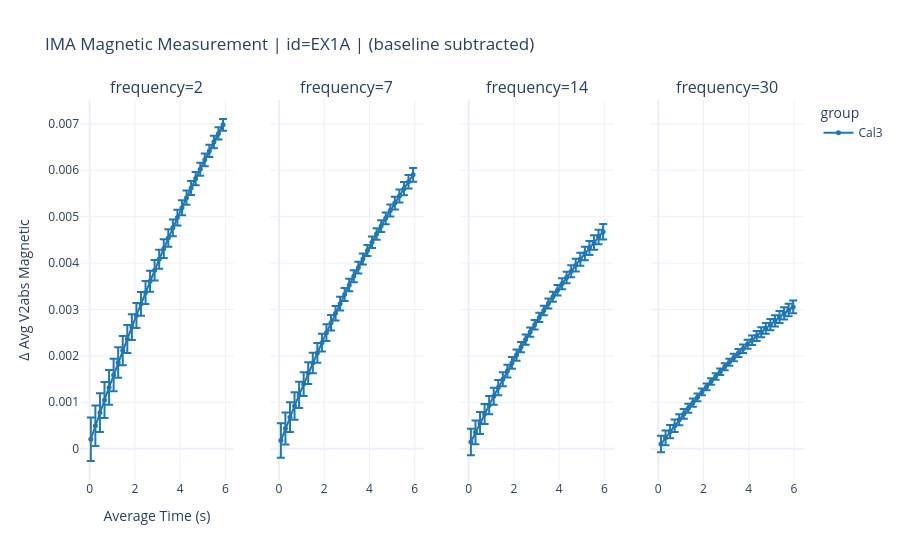

Notebook source saved alongside this figure:
### Code cell
# Cell 7 – Facet by Frequency
# One subplot per frequency, single ID
fig = plot_magnetic_vs_time(
    df_sub,
    facet_by="frequency",
    filter_id="EX1A",
    use_baseline_subtracted=True,
    show_error_bars=True,
)
fig.show()
